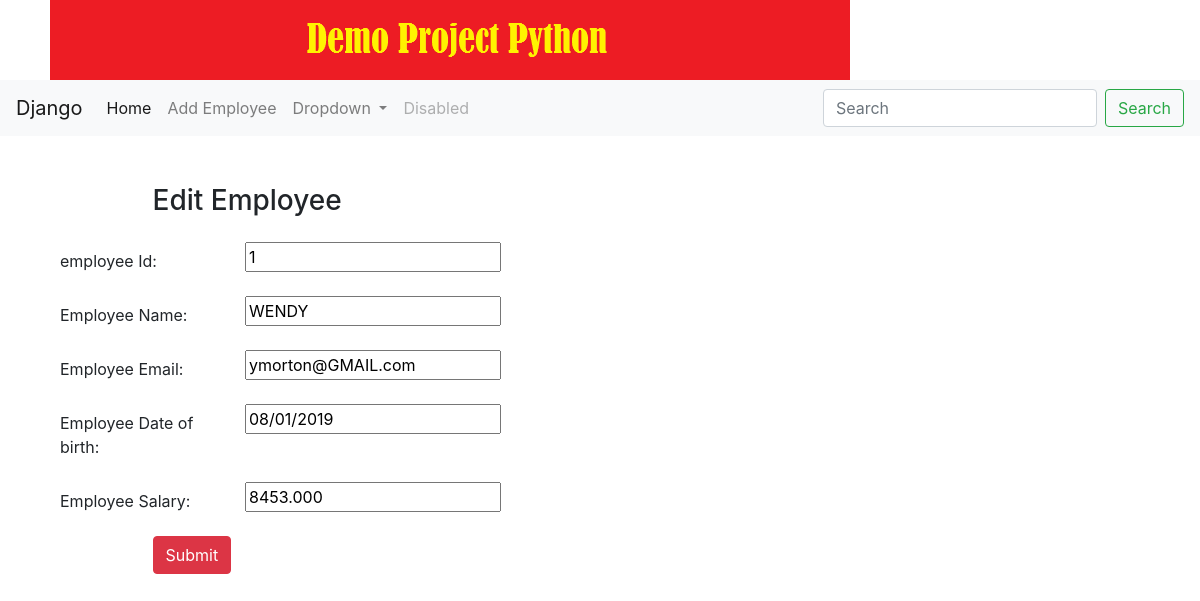
Screenshot of /edit/1 with the database file from the repository.
### less4App/models.py (models this page shows, shortened)
class Employee(models.Model):
    id = models.AutoField(primary_key=True)
    name = models.CharField("Employee Name", max_length=100)
    email = models.EmailField("Email Address", max_length=100)
    dob = models.DateTimeField("Date of Birth")
    salary = models.FloatField("Basic Salary")
    class Meta:
        db_table = "employees"

### less4App/views.py (the view)
# urls.py: path('edit/<int:id>',views.edit),
def edit(request, id):
    employee = Employee.objects.get(id=id)
    form = EmployeeForm(request.POST,request.FILES)
    return render(request, 'edit.html',{'employee': employee, 'form':form})

### less4App/forms.py
class EmployeeForm(forms.ModelForm):
    class Meta:
        model = Employee
        fields = "__all__"
        widgets = {
                'dob'   : forms.DateInput(attrs={'class':'form-control datepicker1'}),
                'name'  : forms.TextInput(attrs={'class': 'form-control'}),
                'email' : forms.TextInput(attrs={'class': 'form-control','placeholder': 'Email Address'}),
                'salary': forms.TextInput(attrs={'class': 'form-control'}),
        }

### less4App/templates/edit.html (shortened to what this page needs)
{% extends 'base.html'%}
{% block content %}
    <form  class="post-form" action="/update/{{employee.id}}" method="POST" >
        <div class="container">
    <br>
    <div class="">
        <br>
        <div class="form-group row">
          <label class="col-sm-1 col-form-label"></label>
          <div class="col-sm-4">
          <h3>Edit Employee</h3>
          </div>
        </div>
        <div class="form-group row">
        <label class="col-sm-2 col-form-label">employee Id:</label>
        <div class="col-sm-4">
          <input type="text" name="id" id="id_id" required maxlength="20" value="{{ employee.id }}"/>
        </div>
      </div>
      <div class="form-group row">
        <label class="col-sm-2 col-form-label">Employee Name:</label>
        <div class="col-sm-4">
          <input type="text" name="name" id="name" required maxlength="20" value="{{ employee.name | upper }}"/>
        </div>
      </div>
        <div class="form-group row">
        <label class="col-sm-2 col-form-label">Employee Email:</label>
        <div class="col-sm-4">
            <input type="text" name="email" id="email" required maxlength="20" value="{{ employee.email }}"/>
        </div>
      </div>
        <div class="form-group row">
        <label class="col-sm-2 col-form-label">Employee Date of birth:</label>
        <div class="col-sm-4">
            <input type="text" name="dob" id="dob" required maxlength="20" value="{{ employee.dob | date:"m/d/Y"}}"/>
        </div>
      </div>
      <div class="form-group row">
    <label class="col-sm-2 col-form-label">Employee Salary:</label>
    <div class="col-sm-4">
        <input type="text" name="salary" id="salary" required maxlength="200" value="{{ employee.salary | floatformat:"3"}}"/>
    </div>
  </div>
        <div class="form-group row">
        <label class="col-sm-1 col-form-label"></label>
        <div class="col-sm-4">
        <button type="submit" class="btn btn-danger">Submit</button>
        </div>
      </div>
        </div>
    </form>
    {% endblock %}

### rows the page displays
Employee: id "1", name "WENDY", email "ymorton@GMAIL.com", dob "08/01/2019", salary "8453.000"
